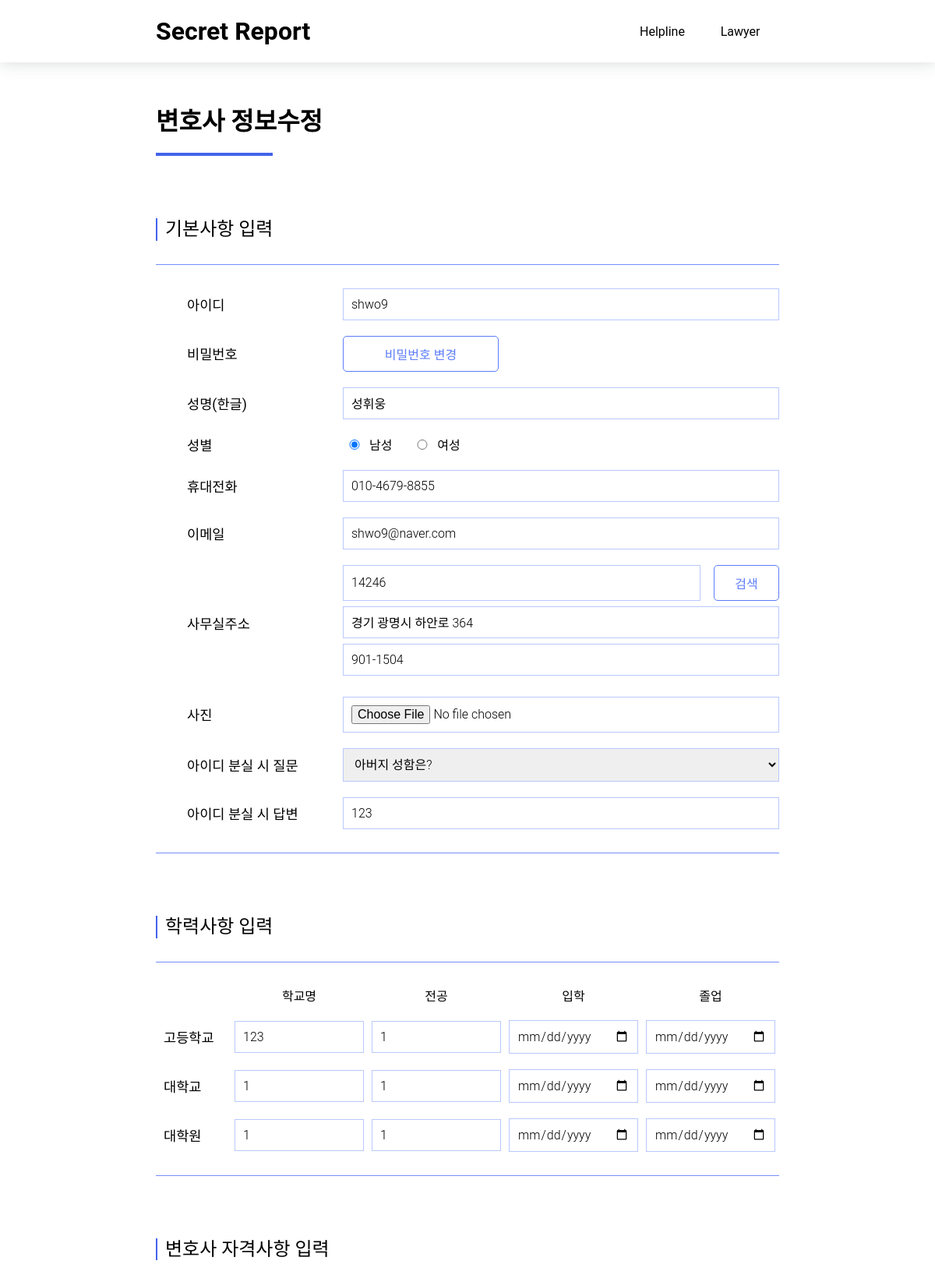
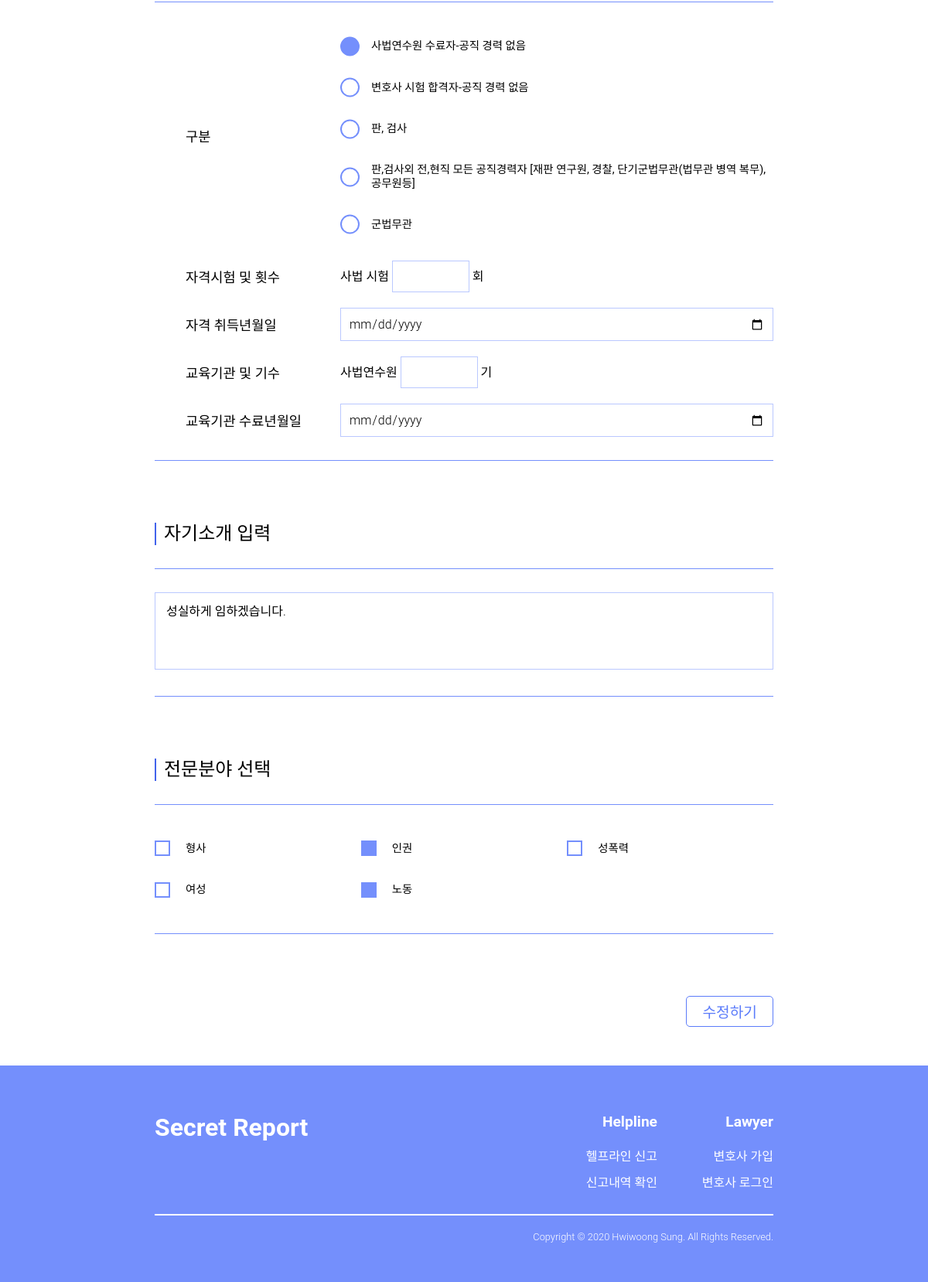
The app's page /lawyerAccount/mypage/34/lawyer_edit (signed in) with its own data (2 pictures, top to bottom).
### lawyerAccount/models.py (models this page shows, shortened)
class Lawyer(models.Model):
    user = models.OneToOneField(User, on_delete=models.CASCADE)
    name = models.CharField(max_length=10)
    image = ProcessedImageField(blank=True, null=True,
                                processors=[Thumbnail(400, 400)],
                                format='JPEG',
                                options={'quality': 60})
    gender = models.CharField(
        choices=[("man", "남성"), ("woman", "여성")], max_length=10)
    phone_number = models.CharField(max_length=13, unique=True)
    email = models.EmailField()
    find_id_question = models.CharField(max_length=50)
    find_id_answer = models.CharField(max_length=20)
    home_postcode = models.CharField(max_length=10)
    home_roadAddress = models.CharField(max_length=100)
    home_detailAddress = models.CharField(max_length=100)
    high_school = models.CharField(max_length=20)
    high_school_major = models.CharField(max_length=10)
    high_school_dmission_year = models.CharField(max_length=15, blank=True)
    high_school_graduation_year = models.CharField(max_length=15, blank=True)
    university = models.CharField(max_length=20)
    university_major = models.CharField(max_length=10)
    university_dmission_year = models.CharField(max_length=15, blank=True)
    university_graduation_year = models.CharField(max_length=15, blank=True)
    graduate_school = models.CharField(max_length=20)
    graduate_school_major = models.CharField(max_length=10)
    graduate_school_dmission_year = models.CharField(max_length=15, blank=True)
    graduate_school_graduation_year = models.CharField(
        max_length=15, blank=True)
    qualification_division = models.CharField(max_length=5, choices=[(
        "1", "사법연수원 수료자-공직 경력 없음"), ("2", "변호사 시험 합격자-공직 경력없음"), ("3", "판,검사"), ("4", "판,검사외 전 ,현직 모든 공직경력자 [재판 연구원, 경찰, 단기군법무관(법무관 병역 복무),공무원등]"), ("5", "군법무관")])
    qualification_content = models.CharField(max_length=50, default="")
    introduce = models.TextField()
    speciality = models.ManyToManyField('Speciality')
    rank = models.IntegerField(default=0, choices=[(
        0, "인증 대기 상태"), (1, "일반 변호사"), (2, "신뢰가는 변호사")])
    rating = models.FloatField(default=0)
    keyVersion = models.CharField(max_length=9, default='000000000')

class Speciality(models.Model):
    name = models.CharField(max_length=10, unique=True)
    def __str__(self):
        return self.name

### lawyerAccount/views/views.py (the view)
# urls.py: path('mypage/<int:user_id>/lawyer_edit',
@login_required
def lawyer_edit(request, user_id):
    lawyer = Lawyer.objects.get(id=user_id)
    if request.method == "POST":
        print("post")
        lawyer.name = request.POST.get('name')
        if request.FILES.get('image') is not None:
            lawyer.image = request.FILES.get('image')
        lawyer.gender = request.POST.get('gender')
        lawyer.phone_number = request.POST.get('phone_number')
        lawyer.email = request.POST.get('email')
        lawyer.find_id_question = request.POST.get('find_id_question')
        lawyer.find_id_answer = request.POST.get('find_id_answer')
        lawyer.home_postcode = request.POST.get('home_postcode')
        lawyer.home_roadAddress = request.POST.get('home_roadAddress')
        lawyer.home_detailAddress = request.POST.get('home_detailAddress')
        lawyer.high_school = request.POST.get('high_school')
        lawyer.high_school_major = request.POST.get('high_school_major')
        lawyer.high_school_dmission_year = request.POST.get(
            'high_school_dmission_year')
        lawyer.high_school_graduation_year = request.POST.get(
            'high_school_graduation_year')
        lawyer.university = request.POST.get('university')
        lawyer.university_major = request.POST.get('university_major')
        lawyer.university_dmission_year = request.POST.get(
            'university_dmission_year')
        lawyer.university_graduation_year = request.POST.get(
            'university_graduation_year')
        lawyer.graduate_school = request.POST.get('graduate_school')
        lawyer.graduate_school_major = request.POST.get(
            'graduate_school_major')
        lawyer.graduate_school_dmission_year = request.POST.get(
            'graduate_school_dmission_year')
        lawyer.graduate_school_graduation_year = request.POST.get(
            'graduate_school_graduation_year')
        lawyer.qualification_division = request.POST.get('qual_category')
        if request.POST.get('merged_qual') is not None:
            lawyer.qualification_content = request.POST.get('merged_qual')
        lawyer.introduce = request.POST.get('introduce')
        lawyer.specialty = request.POST.get('merged_specialty')
        print(lawyer)
        lawyer.save()
        print("lawyer.save()")
        return redirect('lawyerAccount:mypage', lawyer.id)
    else:
        context = {
            'lawyer': lawyer,
            'specialities': Speciality.objects.all()
        }
        return render(request, "lawyerAccount/lawyer_edit_page.html", context)

### lawyerAccount/templates/lawyerAccount/lawyer_edit_page.html (shortened to what this page needs)
{% extends 'core/layout.html' %}
{% load static %}
{% block style %}
<link rel="stylesheet" href="{% static 'lawyerAccount/css/lawyer_edit_page.css' %}" type="text/css" />
{% endblock %}
{% block content %}
<div id="content">
  <div class="container">
    <div class="page_title">
      <h1>변호사 정보수정</h1>
      <div class="border"></div>
    </div>
    <form id="lawyerForm" method="POST" enctype="multipart/form-data" style="width: 100%">
      <div class="form_container">
        <div class="form_title">
          기본사항 입력
        </div>
        <div class="form_vertical">
          <table>
            <colgroup>
              <col style="width: 30%" />
              <col style="width: 70%" />
            </colgroup>
            <tr>
              <td>아이디</td>
              <td><input type="text" name="username" value="{{ lawyer.user.username }}" required /></td>
            </tr>
            <tr>
              <td>비밀번호</td>
              <td>
                <a href="{% url 'lawyerAccount:change_password' lawyer.id  %}" class="password_button">비밀번호 변경</a>
              </td>
            </tr>
            <tr>
              <td>성명(한글)</td>
              <td><input type="text" name="name" value="{{lawyer.name}}" required /></td>
            </tr>
            <tr>
              <td>성별</td>
              <td class="gender_radio">
                <label>
                  <input type="radio" name="gender" value="man" {% if lawyer.gender == "man" %} checked
                    {% endif %}required />
                  남성
                </label>
                <label>
                  <input type="radio" name="gender" value="woman" />
                  여성
                </label>
              </td>
            </tr>
            <tr>
              <td>휴대전화</td>
              <td><input type="text" name="phone_number" id="phone" value="{{ lawyer.phone_number }}" required /></td>
            </tr>
            <tr>
              <td>이메일</td>
              <td><input type="email" name="email" value="{{ lawyer.email }}" required /></td>
            </tr>
            <tr>
              <td>사무실주소</td>
              <td class="address">
                <div>
                  <input type="text" id="recipient_postcode" name="home_postcode" placeholder="우편번호"
                    value="{{ lawyer.home_postcode }}" readonly required>
                  <button type="button" class="address_button" onclick="recipient_address_button();">검색</button><br>
                </div>
                <input type="text" id="recipient_roadAddress" name="home_roadAddress" placeholder="도로명주소"
                  value="{{ lawyer.home_roadAddress }}" readonly required>
                <input type="text" id="recipient_detailAddress" name="home_detailAddress" placeholder="상세주소"
                  value="{{ lawyer.home_detailAddress }}" required>
              </td>
            </tr>
            <tr>
              <td>사진</td>
              <td><input type="file" name="image" /></td>
            </tr>
            <tr>
              <td>아이디 분실 시 질문</td>
              <td>
                <select name="find_id_question" id="">
                  <option value="father_name">아버지 성함은?</option>
                </select>
              </td>
            </tr>
            <tr>
              <td>아이디 분실 시 답변</td>
              <td><input type="text" name="find_id_answer" value="{{lawyer.find_id_answer}}" required /></td>
            </tr>
          </table>
        </div>
      </div>
      <div class="form_container">
        <div class="form_title">
          학력사항 입력
        </div>
        <div class="form_horizontal">
          <table>
            <colgroup>
              <col style="width: 12%" />
              <col style="width: 22%" />
              <col style="width: 22%" />
              <col style="width: 22%" />
              <col style="width: 22%" />
            </colgroup>
            <tr>
              <td></td>
              <td>학교명</td>
              <td>전공</td>
              <td>입학</td>
              <td>졸업</td>
            </tr>
            <tr>
              <td>고등학교</td>
              <td><input type="text" name="high_school" value="{{ lawyer.high_school }}" /></td>
              <td><input type="text" name="high_school_major" value="{{ lawyer.high_school_major }}" /></td>
              <td><input type="date" name="high_school_dmission_year" value="{{lawyer.high_school_dmission_year}}" />
              </td>
              <td><input type="date" name="high_school_graduation_year"
                  value="{{lawyer.high_school_graduation_year}}" /></td>
            </tr>
            <tr>
              <td>대학교</td>
              <td><input type="text" name="university" value="{{ lawyer.university }}" /></td>
              <td><input type="text" name="university_major" value="{{ lawyer.university_major }}" /></td>
              <td><input type="date" name="university_dmission_year" value="{{lawyer.university_dmission_year}}" /></td>
              <td><input type="date" name="university_graduation_year" value="{{lawyer.university_graduation_year}}" />
              </td>
            </tr>
            <tr>
              <td>대학원</td>
              <td><input type="text" name="graduate_school" value="{{ lawyer.graduate_school }}" /></td>
              <td><input type="text" name="graduate_school_major" value="{{ lawyer.graduate_school_major }}" /></td>
              <td><input type="date" name="graduate_school_dmission_year"
                  value="{{lawyer.graduate_school_graduation_year}}" /></td>
              <td><input type="date" name="graduate_school_graduation_year"
                  value="{{lawyer.graduate_school_graduation_year}}" /></td>
            </tr>
          </table>
        </div>
      </div>
      <div class="form_container">
        <div class="form_title">
          변호사 자격사항 입력
        </div>
        <div class="form_vertical">
          <table>
            <colgroup>
              <col style="width: 30%" />
              <col style="width: 70%" />
            </colgroup>
            <tr>
              <td>구분</td>
              <td>
                <div class="input_radio">
                  <label for="input_1_1">사법연수원 수료자-공직 경력 없음</label>
                  <div class="check_radio"></div>
                </div>
                <div class="input_radio">
                  <label for="input_1_2">변호사 시험 합격자-공직 경력 없음</label>
                  <div class="check_radio"></div>
                </div>
                <div class="input_radio">
                  <label for="input_1_3">판, 검사</label>
                  <div class="check_radio"></div>
                </div>
                <div class="input_radio">
                  <label for="input_1_4">판,검사외 전,현직 모든 공직경력자 [재판 연구원, 경찰,
                    단기군법무관(법무관 병역 복무), 공무원등]</label>
                  <div class="check_radio"></div>
                </div>
                <div class="input_radio">
                  <label for="input_1_5">군법무관</label>
                  <div class="check_radio"></div>
                </div>
              </td>
            </tr>
            <tbody id="capacity">
            </tbody>
          </table>
        </div>
      </div>
      <div class="form_container">
        <div class="form_title">
          자기소개 입력
        </div>
        <div class="form_vertical">
          <table>
            <tr>
              <td style="padding-left: 0">
                <textarea name="introduce" required> {{ lawyer.introduce }} </textarea>
              </td>
            </tr>
          </table>
        </div>
      </div>
      <div class="form_container" id="specialty_form">
        <div class="form_title">
          전문분야 선택
        </div>
        <div class="form_vertical">
          <table>
            <tr>
              <td style="padding-left: 0">
                {% for speciality in specialities %}
                <div class="input_checkbox">
                  <label for="input_3_{{ speciality.id }}">{{ speciality }}</label>
                  <div class="check_checkbox"></div>
                </div>
                {% endfor %}
              </td>
            </tr>
          </table>
        </div>
      </div>
      <div class="submit_button">
        <div onclick="lawyerSubmit()">수정하기</div>
      </div>
    </form>
  </div>
</div>
{% endblock %}

### records on screen
Lawyer: username "shwo9", name "성휘웅", gender "☑ 남성", gender "☐ 여성", phone_number "010-4679-8855", email "shwo9@naver.com", home_postcode "14246", home_roadAddress "경기 광명시 하안로 364", home_detailAddress "901-1504", find_id_answer "123", high_school "123", high_school_major "1", university "1", university_major "1", graduate_school "1", graduate_school_major "1", introduce "성실하게 임하겠습니다."
Speciality: name "형사"
Speciality: name "인권"
Speciality: name "성폭력"
Speciality: name "여성"
Speciality: name "노동"
